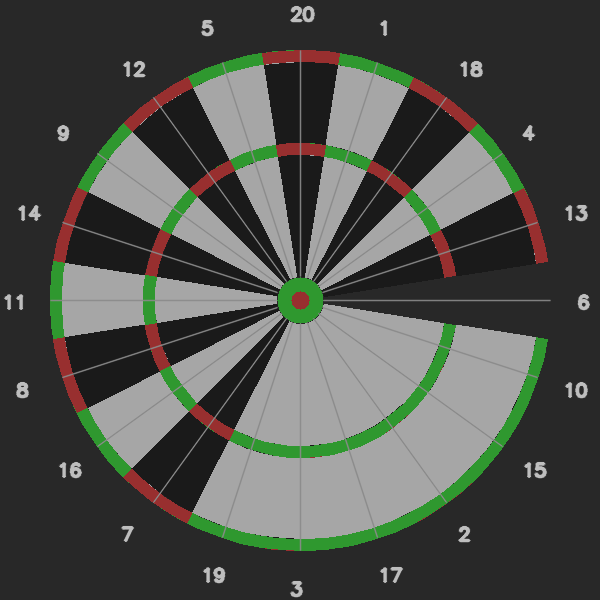
#> input picture tests/test_dartboard_render.png, 600 x 600 px; its folder holds only this picture in this run
$ python -i overlay_renderer.py   (imports and definitions only)
#> lines starting #> are read from the running program, lines starting #| are printed output that depends on the picture
### src/ui/hud_metrics.py
"""Shared helpers to classify HUD metrics for consistent chip styling."""

from __future__ import annotations

from dataclasses import dataclass, field
from enum import Enum
from typing import Callable, Dict, Iterable, List, Optional, Tuple, TYPE_CHECKING

if TYPE_CHECKING:
    from src.game.game import DemoGame

BRIGHTNESS_GOOD_RANGE = (120.0, 170.0)
BRIGHTNESS_WARN_RANGE = (110.0, 180.0)
FOCUS_GOOD_THRESHOLD = 1500.0
FOCUS_WARN_THRESHOLD = 800.0
EDGE_GOOD_RANGE = (5.0, 10.0)
EDGE_WARN_RANGE = (3.5, 15.0)


@dataclass(frozen=True)
class MetricChip:
    """Descriptor for a metric chip to render."""

    key: str
    label: str
    value: str
    status: str
    subtitle: str


# [42 lines left out: functions _brightness_status, _focus_status, _edge_status, build_metric_chips, summarise_quality, not called in this run]


class HudCardMode(Enum):
    """Logical groups for sidebar cards."""

    GAME = "game"
    MOTION = "motion"
    DEBUG = "debug"
    FULL = "full"


class HudCardPlacement(Enum):
    """Target location for rendering a HUD card."""

    SIDEBAR = "sidebar"
    ROI_TOP = "roi_top"
    ROI_BOTTOM = "roi_bottom"


@dataclass
class HudCardData:
    """Runtime data needed to populate HUD cards."""

    game: Optional['DemoGame'] = None
    last_msg: str = ""
    fps_stats: Optional[Dict[str, float]] = None
    total_darts: int = 0
    dart_config: Optional[object] = None
    current_preset: str = "balanced"
    motion_enabled: bool = False
    motion_detected: bool = False
    debug_enabled: bool = False
    motion_mask_ratio: Optional[float] = None
    candidate_progress: Optional[float] = None
    cooldown_count: int = 0
    board_offset_px: Optional[float] = None
    board_offset_pct: Optional[float] = None


@dataclass(frozen=True)
class HudCardPayload:
    """Prepared payload for drawing a sidebar card."""

    key: str
    title: str
    rows: List[Dict[str, object]]
    footer: Optional[str] = None
    status: str = "info"


@dataclass(frozen=True)
class HudCardDefinition:
    """Static definition describing how to build a HUD card."""

    key: str
    modes: Tuple[HudCardMode, ...]
    builder: Callable[[HudCardData], Optional[HudCardPayload]]
    default_active: bool = True
    placement: HudCardPlacement = HudCardPlacement.SIDEBAR


@dataclass(frozen=True)
class HudSidebarSelection:
    """Result of resolving cards for the current frame."""

    cards: List[HudCardPayload]
    mode: Optional[HudCardMode]
    mode_chips: List[MetricChip]
    roi_top_cards: List[HudCardPayload] = field(default_factory=list)
    roi_bottom_cards: List[HudCardPayload] = field(default_factory=list)


MODE_ORDER: Tuple[HudCardMode, ...] = (
    HudCardMode.GAME,
    HudCardMode.MOTION,
    HudCardMode.DEBUG,
    HudCardMode.FULL,
)

MODE_LABELS: Dict[HudCardMode, str] = {
    HudCardMode.GAME: "Game",
    HudCardMode.MOTION: "Motion",
    HudCardMode.DEBUG: "Debug",
    HudCardMode.FULL: "Full",
}


# [282 lines left out: functions _build_game_card, _build_debug_card, _build_motion_card, not called in this run]


DEFAULT_CARD_DEFINITIONS: Tuple[HudCardDefinition, ...] = (
    HudCardDefinition(
        key="game",
        modes=(HudCardMode.GAME, HudCardMode.FULL),
        builder=_build_game_card,
        default_active=True,
        placement=HudCardPlacement.ROI_TOP,
    ),
    HudCardDefinition(
        key="motion",
        modes=(HudCardMode.MOTION, HudCardMode.DEBUG, HudCardMode.FULL),
        builder=_build_motion_card,
        default_active=True,
        placement=HudCardPlacement.ROI_BOTTOM,
    ),
    HudCardDefinition(
        key="debug",
        modes=(HudCardMode.DEBUG, HudCardMode.FULL),
        builder=_build_debug_card,
        default_active=True,
    ),
)


class CardManager:
    """Manage HUD card availability and tab navigation."""

    def __init__(
        self,
        definitions: Iterable[HudCardDefinition] = DEFAULT_CARD_DEFINITIONS,
        full_mode_values: Optional[Iterable[int]] = None,
    ) -> None:
        self._definitions: Tuple[HudCardDefinition, ...] = tuple(definitions)
        self._mode_enabled: Dict[HudCardMode, bool] = {mode: True for mode in MODE_ORDER}
        for definition in self._definitions:
            for mode in definition.modes:
                if mode not in self._mode_enabled:
                    self._mode_enabled[mode] = definition.default_active
        self._current_mode: Optional[HudCardMode] = None
        self._available_modes: List[HudCardMode] = []
        self._full_mode_values = set(full_mode_values or ())

    # [125 lines left out: functions focus_next_mode, focus_prev_mode, _cycle_mode, for_state, _build_mode_chips, current_mode_label, not called in this run]

### src/ui/typography.py
"""Utility helpers for consistent typography and chip styling in the overlays."""

from __future__ import annotations

import cv2
import numpy as np
from pathlib import Path
from typing import Optional, Tuple, List, Dict, Any

try:  # Optional FreeType support (opencv-contrib)
    import cv2.freetype as cv2_freetype  # type: ignore
except (ImportError, AttributeError):  # pragma: no cover - depends on build
    cv2_freetype = None  # type: ignore

# Default location for a custom UI font. If the file is missing or OpenCV was
# built without freetype support we gracefully fall back to Hershey fonts.
_DEFAULT_FONT_PATH = Path(__file__).resolve().parent / "assets" / "fonts" / "Inter-SemiBold.ttf"


class Typography:
    """Wrapper around OpenCV text rendering with optional FreeType support."""

    def __init__(self, font_path: Optional[Path] = None) -> None:
        self._font_path = Path(font_path) if font_path else _DEFAULT_FONT_PATH
        self._freetype = self._load_freetype_font()
        self._fallback_font = cv2.FONT_HERSHEY_DUPLEX

    def _load_freetype_font(self):  # pragma: no cover - requires optional dep
        if cv2_freetype is None or not self._font_path.exists():
            return None
        try:
            ft2 = cv2_freetype.createFreeType2()
            ft2.loadFontData(str(self._font_path), 0)
            return ft2
        except Exception:  # Defensive: avoid crashing HUD when font missing
            return None

    # [52 lines left out: functions measure, draw, not called in this run]


class ChipDrawer:
    """Utility for drawing rounded information chips with consistent styling."""

    _STATUS_PALETTE = {
        "good": {
            "fill": (82, 122, 96),
            "border": (136, 210, 182),
            "text_primary": (250, 250, 252),
            "text_secondary": (222, 240, 232),
            "indicator": (120, 220, 180),
        },
        "warn": {
            "fill": (92, 180, 230),
            "border": (144, 215, 255),
            "text_primary": (255, 255, 255),
            "text_secondary": (240, 245, 250),
            "indicator": (120, 225, 255),
        },
        "bad": {
            "fill": (72, 80, 210),
            "border": (132, 142, 255),
            "text_primary": (255, 240, 240),
            "text_secondary": (235, 218, 218),
            "indicator": (120, 120, 255),
        },
        "info": {
            "fill": (88, 88, 138),
            "border": (140, 140, 200),
            "text_primary": (238, 238, 248),
            "text_secondary": (214, 214, 234),
            "indicator": (170, 170, 230),
        },
        "accent": {
            "fill": (74, 112, 182),
            "border": (128, 176, 242),
            "text_primary": (248, 248, 255),
            "text_secondary": (224, 232, 248),
            "indicator": (156, 192, 255),
        },
    }

    def __init__(self, typography: Typography) -> None:
        self._typography = typography

    # [194 lines left out: functions get_palette, draw_metric_chip, draw_compact_chip, _rounded_rect, _rounded_rect_outline, not called in this run]


class CardDrawer:
    """Render stacked information cards with consistent styling."""

    _BASE_FILL = (46, 48, 84)
    _BASE_BORDER = (88, 96, 146)
    _BASE_TITLE = (236, 238, 252)
    _BASE_LABEL = (204, 210, 232)
    _BASE_VALUE = (248, 250, 255)
    _BASE_HINT = (198, 204, 226)
    _BASE_FOOTER = (206, 210, 234)
    _BASE_ACCENT = (132, 168, 236)
    _BASE_PROGRESS_BG = (58, 60, 92)

    def __init__(self, typography: Typography) -> None:
        self._typography = typography
        self._pad_x = 18
        self._pad_top = 18
        self._pad_bottom = 18
        self._row_gap = 14
        self._label_value_gap = 4
        self._progress_height = 8
        self._progress_gap = 12
        self._title_height = 24
        self._label_height = 16
        self._value_height = 28
        self._footer_height = 16

    # [294 lines left out: functions prepare_card, draw_card, _prepare_content, _compute_height, _resolve_style, _mix_color and 1 more, not called in this run]

### src/ui/overlay_renderer.py
"""
Overlay Renderer - Board overlays and visualization for Dart Vision MVP.

Handles rendering of:
- Board rings and sector labels
- Dart impact markers
- Game HUD
- Different overlay modes (MIN, RINGS, FULL, ALIGN)
- Heatmaps and analytics overlays
"""

import cv2
import numpy as np
from typing import Optional, Tuple, List, TYPE_CHECKING
from pathlib import Path

from .typography import Typography, ChipDrawer, CardDrawer
from .hud_metrics import (
    MetricChip,
    build_metric_chips,
    summarise_quality,
    CardManager,
    HudCardData,
    HudCardPayload,
    HudSidebarSelection,
)

if TYPE_CHECKING:
    from src.board import BoardMapper, BoardConfig, Calibration
    from src.overlay.heatmap import HeatmapAccumulator
    from src.analytics.polar_heatmap import PolarHeatmap
    from src.game.game import DemoGame, GameMode
    from src.vision import DartImpactDetector


# Overlay modes
OVERLAY_MIN = 0    # Only hits & game HUD (presentation mode)
OVERLAY_RINGS = 1  # Rings + ROI circle
OVERLAY_FULL = 2   # Full: Rings + sectors + technical HUDs
OVERLAY_ALIGN = 3  # Alignment mode with thick circles


class OverlayRenderer:
    """Renders board overlays and game visualization."""

    def __init__(
        self,
        roi_size: Tuple[int, int] = (400, 400),
        main_size: Tuple[int, int] = (800, 600),
        canvas_size: Tuple[int, int] = (1200, 600),
        metrics_sidebar_width: int = 0,
    ):
        """
        Initialize overlay renderer.

        Args:
            roi_size: Size of ROI panel (width, height)
            main_size: Size of main camera view (width, height)
            canvas_size: Size of output canvas (width, height)
        """
        self.roi_size = roi_size
        self.main_size = main_size
        self.sidebar_width = max(0, metrics_sidebar_width)

        width_needed = self.sidebar_width + self.main_size[0] + self.roi_size[0]
        height_needed = max(self.main_size[1], self.roi_size[1])
        canvas_width = max(canvas_size[0], width_needed)
        canvas_height = max(canvas_size[1], height_needed)
        self.canvas_size = (canvas_width, canvas_height)
        self.roi_center = (roi_size[0] // 2, roi_size[1] // 2)
        self._roi_y_offset = (self.canvas_size[1] - self.roi_size[1]) // 2
        self._main_panel_tl = (self.sidebar_width, 0)
        self._main_panel_br = (
            self.sidebar_width + self.main_size[0] - 1,
            self.main_size[1] - 1,
        )
        self._roi_panel_tl = (
            self.sidebar_width + self.main_size[0],
            self._roi_y_offset,
        )
        self._roi_panel_br = (
            self.sidebar_width + self.main_size[0] + self.roi_size[0] - 1,
            self._roi_y_offset + self.roi_size[1] - 1,
        )
        self._main_slice = np.s_[
            0:self.main_size[1],
            self.sidebar_width:self.sidebar_width + self.main_size[0],
        ]
        self._roi_slice = np.s_[
            self._roi_y_offset:self._roi_y_offset + self.roi_size[1],
            self.sidebar_width + self.main_size[0]:
            self.sidebar_width + self.main_size[0] + self.roi_size[0],
        ]
        self._sidebar_slice = None
        self._sidebar_panel_tl: Optional[Tuple[int, int]] = None
        self._sidebar_panel_br: Optional[Tuple[int, int]] = None
        if self.sidebar_width:
            self._sidebar_slice = np.s_[
                0:self.canvas_size[1],
                0:self.sidebar_width,
            ]
            inset = max(10, min(26, self.sidebar_width // 5))
            x_pad = max(6, inset // 2)
            self._sidebar_panel_tl = (x_pad, inset)
            right = max(x_pad + 1, self.sidebar_width - x_pad)
            right = min(self.sidebar_width - 1, right)
            bottom = max(inset + 1, self.canvas_size[1] - inset)
            bottom = min(self.canvas_size[1] - 1, bottom)
            self._sidebar_panel_br = (right, bottom)
        self._canvas_background = self._build_canvas_background()
        self._typography = Typography()
        self._chip_drawer = ChipDrawer(self._typography)
        self._card_drawer = CardDrawer(self._typography)
        self.card_manager = CardManager(full_mode_values=(OVERLAY_FULL,))
        self._cards_enabled = True

    def _build_canvas_background(self) -> np.ndarray:
        """Precompute the gradient canvas with glass panels."""
        background = self._create_gradient_background()
        if (
            self._sidebar_panel_tl is not None
            and self._sidebar_panel_br is not None
            and self._sidebar_panel_br[0] - self._sidebar_panel_tl[0] > 8
        ):
            self._add_glass_panel(
                background,
                self._sidebar_panel_tl,
                self._sidebar_panel_br,
                opacity=0.28,
            )
        self._add_glass_panel(background, self._main_panel_tl, self._main_panel_br)
        self._add_glass_panel(background, self._roi_panel_tl, self._roi_panel_br)
        return background

    def _create_gradient_background(self) -> np.ndarray:
        """Create a subtle horizontal/vertical gradient as base background."""
        height, width = self.canvas_size[1], self.canvas_size[0]
        left_color = np.array([36, 32, 58], dtype=np.float32)
        right_color = np.array([92, 32, 110], dtype=np.float32)
        horizontal = np.linspace(0.0, 1.0, width, dtype=np.float32)[:, None]
        row = left_color + (right_color - left_color) * horizontal
        gradient = np.tile(row[np.newaxis, :, :], (height, 1, 1))
        vertical = np.linspace(1.0, 0.82, height, dtype=np.float32)[:, None, None]
        gradient = gradient * vertical
        return np.clip(gradient, 0, 255).astype(np.uint8)

    def _add_glass_panel(
        self,
        base: np.ndarray,
        top_left: Tuple[int, int],
        bottom_right: Tuple[int, int],
        opacity: float = 0.32
    ) -> None:
        """Overlay a blurred translucent panel to emulate glassmorphism."""
        overlay = np.zeros_like(base, dtype=np.uint8)
        cv2.rectangle(overlay, top_left, bottom_right, (255, 255, 255), -1, cv2.LINE_AA)
        blurred = cv2.GaussianBlur(overlay, (0, 0), sigmaX=25, sigmaY=25)
        cv2.addWeighted(blurred, opacity, base, 1.0, 0.0, dst=base)

        # Add a faint highlight band near the top of the panel for depth.
        highlight = np.zeros_like(base, dtype=np.uint8)
        y0, y1 = top_left[1], bottom_right[1]
        highlight_height = max(8, int((y1 - y0) * 0.28))
        highlight_bottom = min(y1, y0 + highlight_height)
        cv2.rectangle(
            highlight,
            top_left,
            (bottom_right[0], highlight_bottom),
            (255, 255, 255),
            -1,
            cv2.LINE_AA,
        )
        highlight = cv2.GaussianBlur(highlight, (0, 0), sigmaX=13, sigmaY=13)
        cv2.addWeighted(highlight, opacity * 0.55, base, 1.0, 0.0, dst=base)

    # [257 lines left out: functions _draw_panel_border, render_main_panel, draw_metric_sidebar, _draw_roi_card_stack, not called in this run]

    def render_roi_base(
        self,
        roi_frame: np.ndarray,
        motion_detected: bool = False,
        fg_mask: Optional[np.ndarray] = None,
        annulus_mask: Optional[np.ndarray] = None,
        show_motion: bool = False,
        show_mask: bool = False
    ) -> np.ndarray:
        """
        Render base ROI panel with optional motion/mask overlays.

        Args:
            roi_frame: Warped ROI frame
            motion_detected: Whether motion was detected
            fg_mask: Foreground mask (from motion detector)
            annulus_mask: ROI annulus mask for filtering
            show_motion: Whether to show motion overlay
            show_mask: Whether to show annulus mask

        Returns:
            ROI panel with base overlays
        """
        disp_roi = cv2.resize(roi_frame, self.roi_size)

        # Motion overlay
        if show_motion and motion_detected and fg_mask is not None:
            fg_color = cv2.cvtColor(fg_mask, cv2.COLOR_GRAY2BGR)
            fg_color = cv2.resize(fg_color, self.roi_size)
            disp_roi = cv2.addWeighted(disp_roi, 0.9, fg_color, 0.6, 0.3)

        # Annulus mask overlay
        if show_mask and annulus_mask is not None:
            disp_roi = cv2.addWeighted(
                disp_roi,
                1.0,
                cv2.cvtColor(annulus_mask, cv2.COLOR_GRAY2BGR),
                0.25,
                0.0
            )

        return disp_roi

    # [492 lines left out: functions render_overlay_rings, render_impact_markers, cards_enabled, set_cards_enabled, toggle_cards_enabled, prepare_sidebar_cards and 4 more, not called in this run]

>>> import cv2
>>> picture = cv2.imread('../../tests/test_dartboard_render.png')
#> picture is the input picture: shape (600, 600, 3); mean B, G, R 75, 80.5, 78
>>> result = OverlayRenderer().render_roi_base(picture)
#> in _add_glass_panel, `cv2.addWeighted(blurred, opacity, base, 1.0, 0.0, dst=base)`:
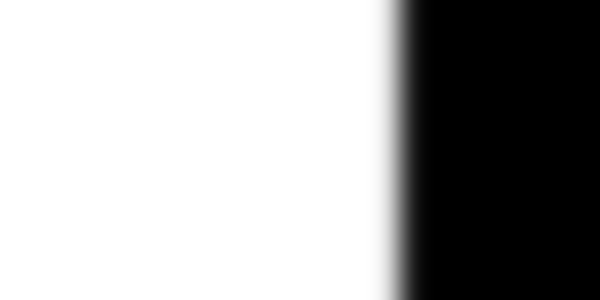
#> blurred: shape (600, 1200, 3) (shown at 1/2 size); min 0, max 255, mean 170
#> in _add_glass_panel, `cv2.addWeighted(highlight, opacity * 0.55, base, 1.0, 0.0, dst=base)`:
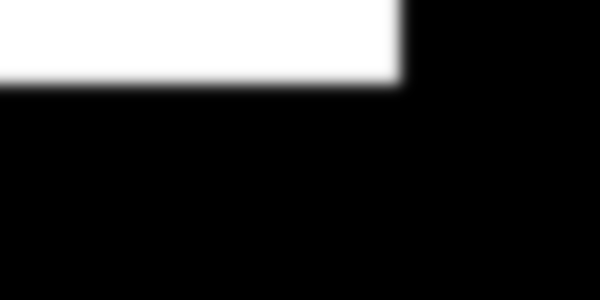
#> highlight: shape (600, 1200, 3) (shown at 1/2 size); min 0, max 255, mean 47.7
#> call 2 of _add_glass_panel, with top_left = (800, 100), bottom_right = (1199, 499), opacity = 0.32
#> in _add_glass_panel (call 2), `cv2.rectangle(overlay, top_left, bottom_right, (255, 255, 255), -1, cv..`:
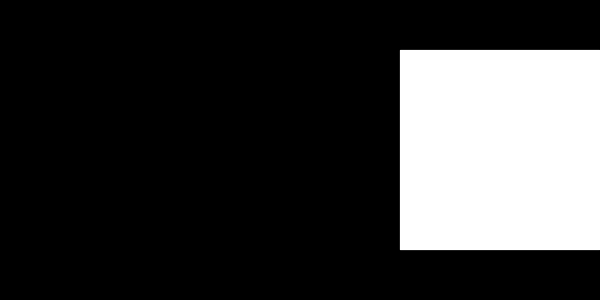
#> overlay: shape (600, 1200, 3) (shown at 1/2 size); min 0, max 255, mean 56.8
#> in _add_glass_panel (call 2), `cv2.addWeighted(blurred, opacity, base, 1.0, 0.0, dst=base)`:
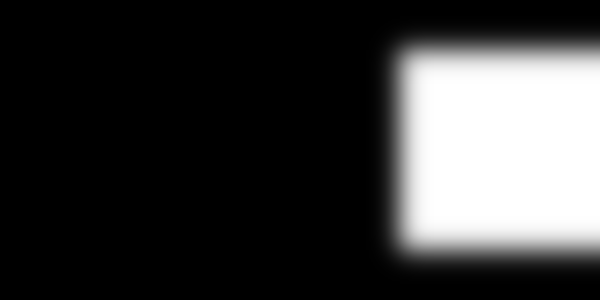
#> blurred: shape (600, 1200, 3) (shown at 1/2 size); min 0, max 255, mean 56.7
#> in _add_glass_panel (call 2), `cv2.addWeighted(highlight, opacity * 0.55, base, 1.0, 0.0, dst=base)`:
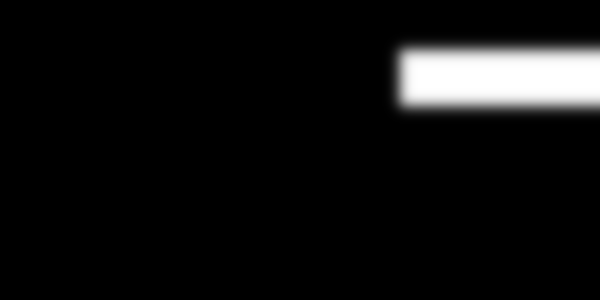
#> highlight: shape (600, 1200, 3) (shown at 1/2 size); min 0, max 255, mean 15.9
#> in _add_glass_panel (call 2), `cv2.addWeighted(highlight, opacity * 0.55, base, 1.0, 0.0, dst=base)`:
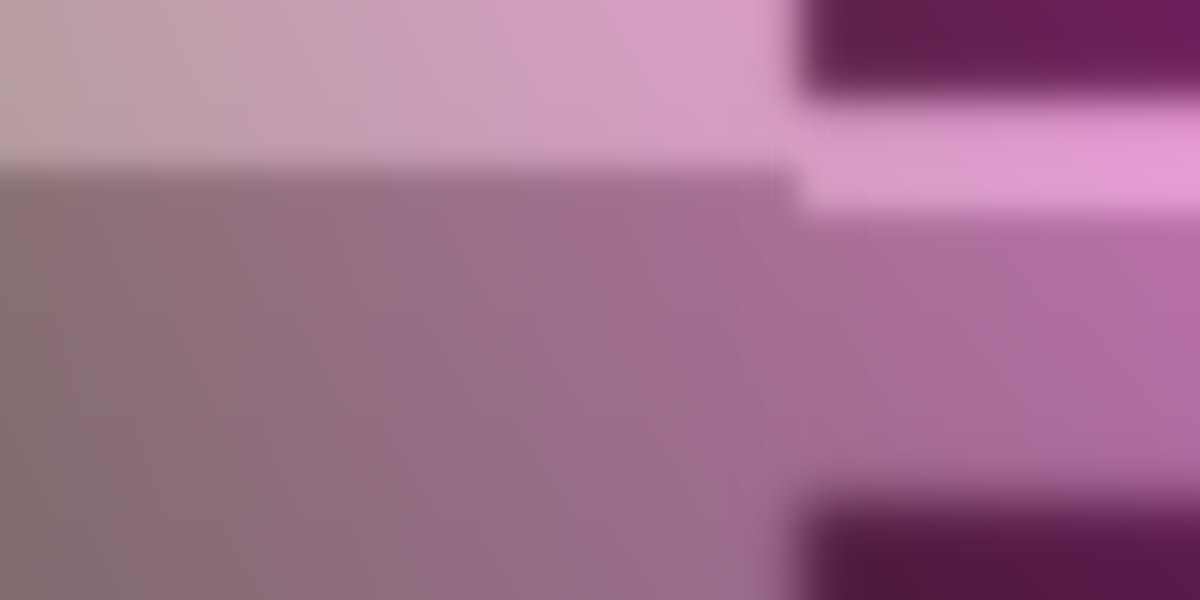
#> base: shape (600, 1200, 3); mean of channels 0, 1, 2 141.8, 112.7, 160; drawn as B, G, R
#> in render_roi_base, `disp_roi = cv2.resize(roi_frame, self.roi_size)`:
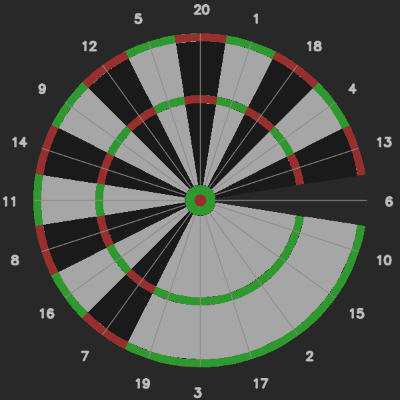
#> disp_roi: shape (400, 400, 3); mean B, G, R 75, 80.5, 78
